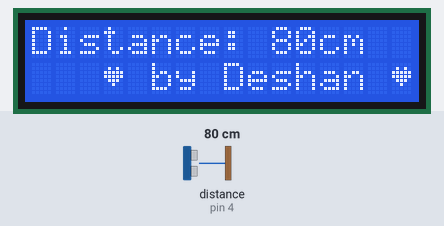
Simulated run of this sketch. Board: Arduino Uno, built with avr-gcc and run on an emulated ATmega328P. On the bench: 16×2 character LCD. Wiring (inferred from the names in the program): ultrasonic range finder: trigger pin 2; echo pin 4. The inputs (shaded band) are chosen by the test bench; at power-on: distance to the obstacle (sensor on pin 4) 80 cm. The echo pulse lasts 58.3 µs per cm; what the sketch prints to the serial monitor is not drawn.

Above: at 2.2 s.
At 3.3 s:
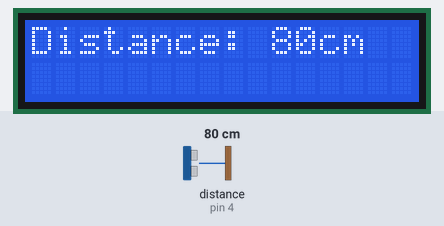
3.4 s: distance to the obstacle (sensor on pin 4) set to 2 cm
At 4.4 s:
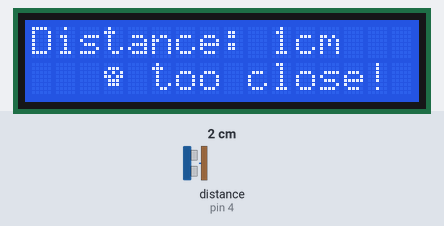
7.1 s: distance to the obstacle (sensor on pin 4) set to 120 cm
At 8.3 s:
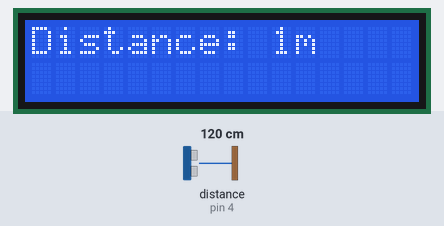
8.6 s: distance to the obstacle (sensor on pin 4) set to 103 cm
10.1 s: distance to the obstacle (sensor on pin 4) set to 96 cm
At 11.2 s:
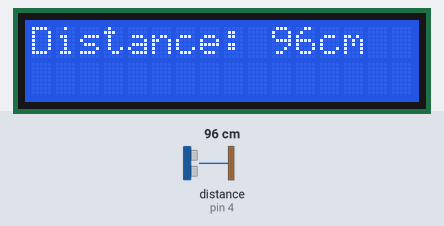
Timing chart, 0 to 12.9 s (numbered marks = the images above; inputs shaded):
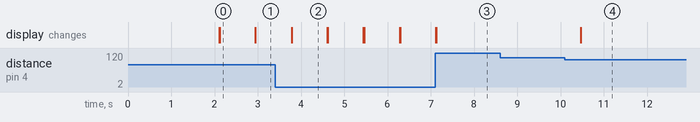

The sketch:

ultrasonic.ino
```cpp
#define trig 2
#define echo 4

#include <Wire.h>
#include <LiquidCrystal_I2C.h>


LiquidCrystal_I2C lcd(0x27, 16, 2);

// int led = 6;
int delayTime = 800;


byte Heart[] = {
  B00000,
  B01010,
  B11111,
  B11111,
  B01110,
  B00100,
  B00000,
  B00000
};


byte Skull[] = {
  B00000,
  B01110,
  B10101,
  B11011,
  B01110,
  B01110,
  B00000,
  B00000
};
byte Lock[] = {
  B01110,
  B10001,
  B10001,
  B11111,
  B11011,
  B11011,
  B11111,
  B00000
};


void setup(){
  pinMode(trig, OUTPUT);
  pinMode(echo, INPUT);
//  pinMode(led, OUTPUT);

  Serial.begin(9600);


  // initialize the LCD
  lcd.begin();

  lcd.createChar(0, Heart);
  lcd.createChar(6, Skull);
  lcd.createChar(7, Lock);


  // Turn on the blacklight and print a message.
  lcd.backlight();
  lcd.setCursor(3,1);
  lcd.write(0);
  lcd.print(" by Deshan ");
  lcd.write(0);
  delay(2000);

 lcd.setCursor(0,0);
  lcd.print("Distance: ");
// lcd.autoscroll();

}

void loop(){

  digitalWrite(trig,LOW);
  delayMicroseconds(2);
  digitalWrite(trig,HIGH);
  delayMicroseconds(10);
  digitalWrite(trig,LOW);

  long time= pulseIn(echo,HIGH);

  long inches = time / 74 / 2;
  long cm = time / 29 / 2;
  long m = cm/100;

  Serial.print(inches);
  Serial.print("in \t");

  Serial.print(cm);
  Serial.println("cm");

  lcd.setCursor(10,0);


  if(cm <10){
    lcd.print(cm);
    lcd.print("cm");

    lcd.setCursor(13,0);
    lcd.print(" ");
      if (cm<=5){
      lcd.setCursor(3,1);
      lcd.write(6);
      lcd.print(" too close!");
    }
     delay(delayTime);


  }
  else if(cm < 100){
    lcd.print(cm);
    lcd.print("cm");
    delay(delayTime);

  }
  else{
    lcd.print(m);
    lcd.print("m");

    if(m <10){
    lcd.setCursor(12,0);
    lcd.print("  ");
     delay(delayTime);
    }
    lcd.setCursor(13,0);
    lcd.print("  ");

      if (m==12){
      lcd.setCursor(0,1);
      lcd.print("or out of range");


      lcd.write(7);
      delay(delayTime);
    }

  // cuz this is  always under 12m.
  }
  clearLCDLine(1);

}

void clearLCDLine(int line){
        lcd.setCursor(0,line);
        for(int n = 0; n < 20; n++) // 20 indicates symbols in line. For 2x16 LCD write - 16
        {
                lcd.print(" ");
        }
}
```

Measured:
- the behaviour switches between 100 and 99 cm on distance to the obstacle (sensor on pin 4) (found by bisection; images 3 and 4)
- after the input at 3.4 s, the display: changes after 0.39 s (image 2)
- after the input at 7.1 s, the display: first differs from a run without the input at once (image 3)
- after the input at 8.6 s, every drawn part: stays the same
- after the input at 10.1 s, the display: changes after 0.37 s (image 4)
- what the display in image 0 shows lasts 0.8 s, from 2.1 s to 2.9 s
